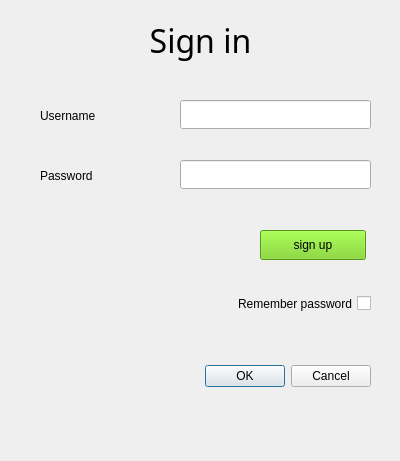
<?xml version="1.0" encoding="UTF-8"?>
<ui version="4.0">
 <class>loginDialog</class>
 <widget class="QDialog" name="loginDialog">
  <property name="geometry">
   <rect>
    <x>0</x>
    <y>0</y>
    <width>400</width>
    <height>461</height>
   </rect>
  </property>
  <property name="windowTitle">
   <string>Dialog</string>
  </property>
  <widget class="QDialogButtonBox" name="buttonbox_signin">
   <property name="geometry">
    <rect>
     <x>30</x>
     <y>360</y>
     <width>341</width>
     <height>32</height>
    </rect>
   </property>
   <property name="orientation">
    <enum>Qt::Horizontal</enum>
   </property>
   <property name="standardButtons">
    <set>QDialogButtonBox::Cancel|QDialogButtonBox::Ok</set>
   </property>
  </widget>
  <widget class="QLabel" name="label">
   <property name="geometry">
    <rect>
     <x>40</x>
     <y>90</y>
     <width>101</width>
     <height>51</height>
    </rect>
   </property>
   <property name="text">
    <string>Username</string>
   </property>
  </widget>
  <widget class="QLineEdit" name="line_edit_username">
   <property name="geometry">
    <rect>
     <x>180</x>
     <y>100</y>
     <width>191</width>
     <height>29</height>
    </rect>
   </property>
   <property name="maxLength">
    <number>10</number>
   </property>
  </widget>
  <widget class="QLineEdit" name="line_edit_password">
   <property name="geometry">
    <rect>
     <x>180</x>
     <y>160</y>
     <width>191</width>
     <height>29</height>
    </rect>
   </property>
   <property name="maxLength">
    <number>15</number>
   </property>
   <property name="echoMode">
    <enum>QLineEdit::Password</enum>
   </property>
  </widget>
  <widget class="QLabel" name="label_2">
   <property name="geometry">
    <rect>
     <x>40</x>
     <y>150</y>
     <width>101</width>
     <height>51</height>
    </rect>
   </property>
   <property name="text">
    <string>Password</string>
   </property>
  </widget>
  <widget class="QLabel" name="label_3">
   <property name="geometry">
    <rect>
     <x>140</x>
     <y>10</y>
     <width>121</width>
     <height>61</height>
    </rect>
   </property>
   <property name="font">
    <font>
     <family>Ubuntu Condensed</family>
     <pointsize>24</pointsize>
    </font>
   </property>
   <property name="text">
    <string>Sign in</string>
   </property>
   <property name="alignment">
    <set>Qt::AlignCenter</set>
   </property>
  </widget>
  <widget class="QCheckBox" name="checkbox_remember_password">
   <property name="geometry">
    <rect>
     <x>40</x>
     <y>290</y>
     <width>331</width>
     <height>27</height>
    </rect>
   </property>
   <property name="layoutDirection">
    <enum>Qt::RightToLeft</enum>
   </property>
   <property name="text">
    <string>Remember password</string>
   </property>
  </widget>
  <widget class="QPushButton" name="button_signup">
   <property name="geometry">
    <rect>
     <x>260</x>
     <y>230</y>
     <width>106</width>
     <height>30</height>
    </rect>
   </property>
   <property name="palette">
    <palette>
     <active>
      <colorrole role="WindowText">
       <brush brushstyle="SolidPattern">
        <color alpha="255">
         <red>0</red>
         <green>0</green>
         <blue>0</blue>
        </color>
       </brush>
      </colorrole>
      <colorrole role="Button">
       <brush brushstyle="SolidPattern">
        <color alpha="255">
         <red>115</red>
         <green>210</green>
         <blue>22</blue>
        </color>
       </brush>
      </colorrole>
      <colorrole role="Light">
       <brush brushstyle="SolidPattern">
        <color alpha="255">
         <red>170</red>
         <green>255</green>
         <blue>87</blue>
        </color>
       </brush>
      </colorrole>
      <colorrole role="Midlight">
       <brush brushstyle="SolidPattern">
        <color alpha="255">
         <red>142</red>
         <green>232</green>
         <blue>54</blue>
        </color>
       </brush>
      </colorrole>
      <colorrole role="Dark">
       <brush brushstyle="SolidPattern">
        <color alpha="255">
         <red>57</red>
         <green>105</green>
         <blue>11</blue>
        </color>
       </brush>
      </colorrole>
      <colorrole role="Mid">
       <brush brushstyle="SolidPattern">
        <color alpha="255">
         <red>76</red>
         <green>140</green>
         <blue>14</blue>
        </color>
       </brush>
      </colorrole>
      <colorrole role="Text">
       <brush brushstyle="SolidPattern">
        <color alpha="255">
         <red>0</red>
         <green>0</green>
         <blue>0</blue>
        </color>
       </brush>
      </colorrole>
      <colorrole role="BrightText">
       <brush brushstyle="SolidPattern">
        <color alpha="255">
         <red>255</red>
         <green>255</green>
         <blue>255</blue>
        </color>
       </brush>
      </colorrole>
      <colorrole role="ButtonText">
       <brush brushstyle="SolidPattern">
        <color alpha="255">
         <red>0</red>
         <green>0</green>
         <blue>0</blue>
        </color>
       </brush>
      </colorrole>
      <colorrole role="Base">
       <brush brushstyle="SolidPattern">
        <color alpha="255">
         <red>255</red>
         <green>255</green>
         <blue>255</blue>
        </color>
       </brush>
      </colorrole>
      <colorrole role="Window">
       <brush brushstyle="SolidPattern">
        <color alpha="255">
         <red>115</red>
         <green>210</green>
         <blue>22</blue>
        </color>
       </brush>
      </colorrole>
      <colorrole role="Shadow">
       <brush brushstyle="SolidPattern">
        <color alpha="255">
         <red>0</red>
         <green>0</green>
         <blue>0</blue>
        </color>
       </brush>
      </colorrole>
      <colorrole role="AlternateBase">
       <brush brushstyle="SolidPattern">
        <color alpha="255">
         <red>185</red>
         <green>232</green>
         <blue>138</blue>
        </color>
       </brush>
      </colorrole>
      <colorrole role="ToolTipBase">
       <brush brushstyle="SolidPattern">
        <color alpha="255">
         <red>255</red>
         <green>255</green>
         <blue>220</blue>
        </color>
       </brush>
      </colorrole>
      <colorrole role="ToolTipText">
       <brush brushstyle="SolidPattern">
        <color alpha="255">
         <red>0</red>
         <green>0</green>
         <blue>0</blue>
        </color>
       </brush>
      </colorrole>
      <colorrole role="PlaceholderText">
       <brush brushstyle="SolidPattern">
        <color alpha="128">
         <red>0</red>
         <green>0</green>
         <blue>0</blue>
        </color>
       </brush>
      </colorrole>
     </active>
     <inactive>
      <colorrole role="WindowText">
       <brush brushstyle="SolidPattern">
        <color alpha="255">
         <red>0</red>
         <green>0</green>
         <blue>0</blue>
        </color>
       </brush>
      </colorrole>
      <colorrole role="Button">
       <brush brushstyle="SolidPattern">
        <color alpha="255">
         <red>115</red>
         <green>210</green>
         <blue>22</blue>
        </color>
       </brush>
      </colorrole>
      <colorrole role="Light">
       <brush brushstyle="SolidPattern">
        <color alpha="255">
         <red>170</red>
         <green>255</green>
         <blue>87</blue>
        </color>
       </brush>
      </colorrole>
      <colorrole role="Midlight">
       <brush brushstyle="SolidPattern">
        <color alpha="255">
         <red>142</red>
         <green>232</green>
         <blue>54</blue>
        </color>
       </brush>
      </colorrole>
      <colorrole role="Dark">
       <brush brushstyle="SolidPattern">
        <color alpha="255">
         <red>57</red>
         <green>105</green>
         <blue>11</blue>
        </color>
       </brush>
      </colorrole>
      <colorrole role="Mid">
       <brush brushstyle="SolidPattern">
        <color alpha="255">
         <red>76</red>
         <green>140</green>
         <blue>14</blue>
        </color>
       </brush>
      </colorrole>
      <colorrole role="Text">
       <brush brushstyle="SolidPattern">
        <color alpha="255">
         <red>0</red>
         <green>0</green>
         <blue>0</blue>
        </color>
       </brush>
      </colorrole>
      <colorrole role="BrightText">
       <brush brushstyle="SolidPattern">
        <color alpha="255">
         <red>255</red>
         <green>255</green>
         <blue>255</blue>
        </color>
       </brush>
      </colorrole>
      <colorrole role="ButtonText">
       <brush brushstyle="SolidPattern">
        <color alpha="255">
         <red>0</red>
         <green>0</green>
         <blue>0</blue>
        </color>
       </brush>
      </colorrole>
      <colorrole role="Base">
       <brush brushstyle="SolidPattern">
        <color alpha="255">
         <red>255</red>
         <green>255</green>
         <blue>255</blue>
        </color>
       </brush>
      </colorrole>
      <colorrole role="Window">
       <brush brushstyle="SolidPattern">
        <color alpha="255">
         <red>115</red>
         <green>210</green>
         <blue>22</blue>
        </color>
       </brush>
      </colorrole>
      <colorrole role="Shadow">
       <brush brushstyle="SolidPattern">
        <color alpha="255">
         <red>0</red>
         <green>0</green>
         <blue>0</blue>
        </color>
       </brush>
      </colorrole>
      <colorrole role="AlternateBase">
       <brush brushstyle="SolidPattern">
        <color alpha="255">
         <red>185</red>
         <green>232</green>
         <blue>138</blue>
        </color>
       </brush>
      </colorrole>
      <colorrole role="ToolTipBase">
       <brush brushstyle="SolidPattern">
        <color alpha="255">
         <red>255</red>
         <green>255</green>
         <blue>220</blue>
        </color>
       </brush>
      </colorrole>
      <colorrole role="ToolTipText">
       <brush brushstyle="SolidPattern">
        <color alpha="255">
         <red>0</red>
         <green>0</green>
         <blue>0</blue>
        </color>
       </brush>
      </colorrole>
      <colorrole role="PlaceholderText">
       <brush brushstyle="SolidPattern">
        <color alpha="128">
         <red>0</red>
         <green>0</green>
         <blue>0</blue>
        </color>
       </brush>
      </colorrole>
     </inactive>
     <disabled>
      <colorrole role="WindowText">
       <brush brushstyle="SolidPattern">
        <color alpha="255">
         <red>57</red>
         <green>105</green>
         <blue>11</blue>
        </color>
       </brush>
      </colorrole>
      <colorrole role="Button">
       <brush brushstyle="SolidPattern">
        <color alpha="255">
         <red>115</red>
         <green>210</green>
         <blue>22</blue>
        </color>
       </brush>
      </colorrole>
      <colorrole role="Light">
       <brush brushstyle="SolidPattern">
        <color alpha="255">
         <red>170</red>
         <green>255</green>
         <blue>87</blue>
        </color>
       </brush>
      </colorrole>
      <colorrole role="Midlight">
       <brush brushstyle="SolidPattern">
        <color alpha="255">
         <red>142</red>
         <green>232</green>
         <blue>54</blue>
        </color>
       </brush>
      </colorrole>
      <colorrole role="Dark">
       <brush brushstyle="SolidPattern">
        <color alpha="255">
         <red>57</red>
         <green>105</green>
         <blue>11</blue>
        </color>
       </brush>
      </colorrole>
      <colorrole role="Mid">
       <brush brushstyle="SolidPattern">
        <color alpha="255">
         <red>76</red>
         <green>140</green>
         <blue>14</blue>
        </color>
       </brush>
      </colorrole>
      <colorrole role="Text">
       <brush brushstyle="SolidPattern">
        <color alpha="255">
         <red>57</red>
         <green>105</green>
         <blue>11</blue>
        </color>
       </brush>
      </colorrole>
      <colorrole role="BrightText">
       <brush brushstyle="SolidPattern">
        <color alpha="255">
         <red>255</red>
         <green>255</green>
         <blue>255</blue>
        </color>
       </brush>
      </colorrole>
      <colorrole role="ButtonText">
       <brush brushstyle="SolidPattern">
        <color alpha="255">
         <red>57</red>
         <green>105</green>
         <blue>11</blue>
        </color>
       </brush>
      </colorrole>
      <colorrole role="Base">
       <brush brushstyle="SolidPattern">
        <color alpha="255">
         <red>115</red>
         <green>210</green>
         <blue>22</blue>
        </color>
       </brush>
      </colorrole>
      <colorrole role="Window">
       <brush brushstyle="SolidPattern">
        <color alpha="255">
         <red>115</red>
         <green>210</green>
         <blue>22</blue>
        </color>
       </brush>
      </colorrole>
      <colorrole role="Shadow">
       <brush brushstyle="SolidPattern">
        <color alpha="255">
         <red>0</red>
         <green>0</green>
         <blue>0</blue>
        </color>
       </brush>
      </colorrole>
      <colorrole role="AlternateBase">
       <brush brushstyle="SolidPattern">
        <color alpha="255">
         <red>115</red>
         <green>210</green>
         <blue>22</blue>
        </color>
       </brush>
      </colorrole>
      <colorrole role="ToolTipBase">
       <brush brushstyle="SolidPattern">
        <color alpha="255">
         <red>255</red>
         <green>255</green>
         <blue>220</blue>
        </color>
       </brush>
      </colorrole>
      <colorrole role="ToolTipText">
       <brush brushstyle="SolidPattern">
        <color alpha="255">
         <red>0</red>
         <green>0</green>
         <blue>0</blue>
        </color>
       </brush>
      </colorrole>
      <colorrole role="PlaceholderText">
       <brush brushstyle="SolidPattern">
        <color alpha="128">
         <red>0</red>
         <green>0</green>
         <blue>0</blue>
        </color>
       </brush>
      </colorrole>
     </disabled>
    </palette>
   </property>
   <property name="text">
    <string>sign up</string>
   </property>
  </widget>
 </widget>
 <resources/>
 <connections>
  <connection>
   <sender>buttonbox_signin</sender>
   <signal>accepted()</signal>
   <receiver>loginDialog</receiver>
   <slot>accept()</slot>
   <hints>
    <hint type="sourcelabel">
     <x>248</x>
     <y>254</y>
    </hint>
    <hint type="destinationlabel">
     <x>157</x>
     <y>274</y>
    </hint>
   </hints>
  </connection>
  <connection>
   <sender>buttonbox_signin</sender>
   <signal>rejected()</signal>
   <receiver>loginDialog</receiver>
   <slot>reject()</slot>
   <hints>
    <hint type="sourcelabel">
     <x>316</x>
     <y>260</y>
    </hint>
    <hint type="destinationlabel">
     <x>286</x>
     <y>274</y>
    </hint>
   </hints>
  </connection>
 </connections>
</ui>
